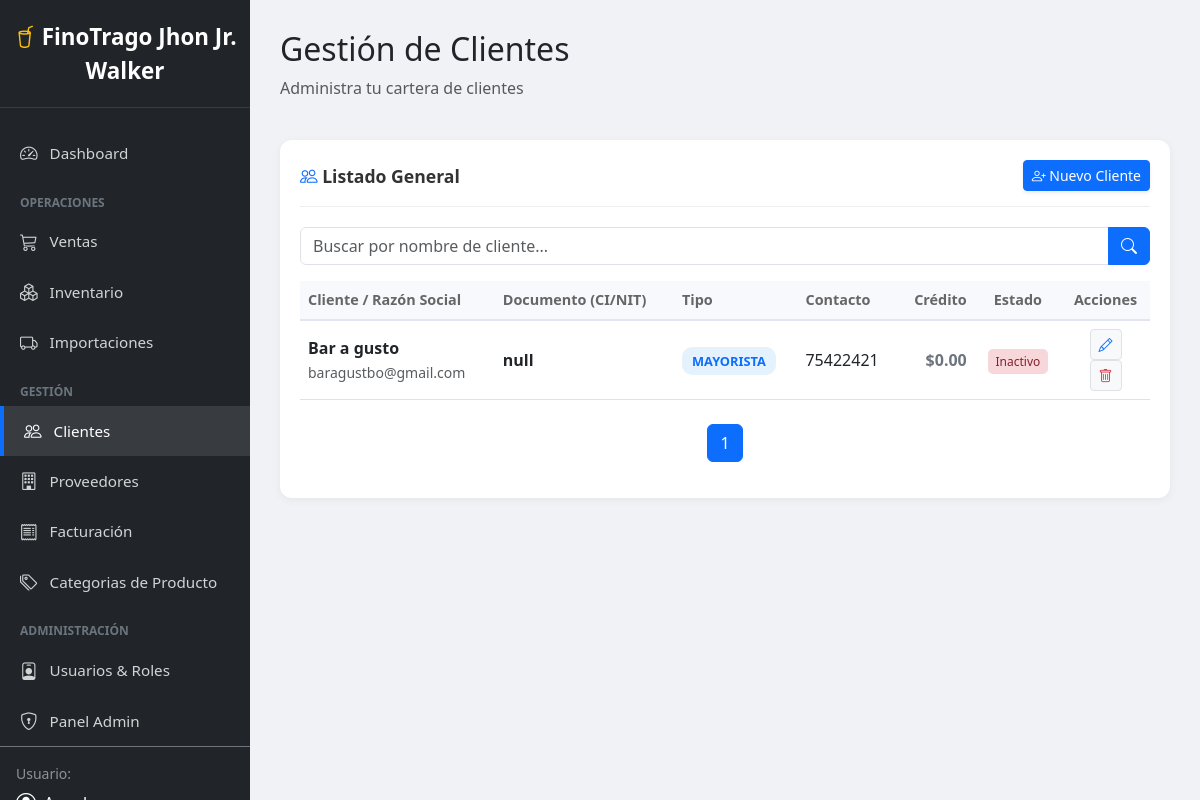
The app's page /clientes/ (signed in) with its own data.
### dashboard/models.py (models this page shows, shortened)
class Cliente(models.Model):
    nombre = models.CharField(max_length=50)
    apellido1 = models.CharField(max_length=50)
    apellido2 = models.CharField(max_length=50, blank=True, null=True)
    ci = models.CharField(max_length=20, unique=True, verbose_name="CI")
    nit = models.CharField(max_length=20, blank=True, null=True, verbose_name="NIT")
    direccion = models.CharField(max_length=200, blank=True, null=True)
    telefono = models.CharField(max_length=30)
    email = models.EmailField(blank=True, null=True)
    tipo_cliente = models.CharField(max_length=20, choices=[('MINORISTA', 'Minorista'), ('MAYORISTA', 'Mayorista')], default='MINORISTA')
    limite_credito = models.DecimalField(max_digits=10, decimal_places=2, default=0)
    class Meta:
        verbose_name_plural = "Clientes"

### dashboard/decorators.py (the view)
        def wrapper(request, *args, **kwargs):
            perfil = getattr(request.user, 'perfil', None)
            if not perfil or not perfil.tiene_permiso(nombre_permiso):
                messages.error(request, "No tienes permisos para realizar esta acción.")
                return redirect('dashboard:principal')
            return view_func(request, *args, **kwargs)

### dashboard/models.py (called while the page is built)
    def tiene_permiso(self, permiso):
        if not self.rol:
            return False
        return self.rol.permisos.filter(nombre=permiso).exists()

### dashboard/templatetags/permisos.py (called while the page is built)
@register.filter
def tiene_permiso(usuario, permiso):
    if not usuario or not hasattr(usuario, 'perfil'):
        return False
    return usuario.perfil.tiene_permiso(permiso)

### dashboard/views.py (called while the page is built, shortened)
@login_required
@permiso_requerido('modulo_clientes')
def lista_clientes(request):
    search = request.GET.get ('search', '')
    datos = Cliente.objects.all().order_by("nombre")
    paginacion = Paginator(datos, 10)
    numero_pagina = request.GET.get('page')
    datos = paginacion.get_page(numero_pagina)
    context = {
        "datos": datos,
        "search": search,
    }
    return render(request, 'dashboard/lista_clientes.html', context)

### dashboard/templates/dashboard/lista_clientes.html (shortened to what this page needs)
{% extends "dashboard/base.html" %}
{% block content %}
<div class="main-content">
    <div class="d-flex justify-content-between align-items-center mb-4">
        <div>
            <h2>Gestión de Clientes</h2>
            <p class="text-muted">Administra tu cartera de clientes</p>
        </div>
    </div>
    <div class="chart-card">
        <div class="chart-title">
            <span><i class="bi bi-people text-primary"></i> Listado General</span>
            <a href="{% url 'dashboard:crear_cliente' %}" class="btn btn-primary btn-sm shadow-sm">
                <i class="bi bi-person-plus"></i> Nuevo Cliente
            </a>
        </div>
        <div class="table-responsive">
            <form method="get" class="mb-3">
                <div class="input-group">
                    <input
                        type="text"
                        name="search"
                        class="form-control"
                        placeholder="Buscar por nombre de cliente..."
                        value="{{ search }}"
                    >
                    <button class="btn btn-primary" type="submit">
                        <i class="bi bi-search"></i>
                    </button>
                </div>
            </form>
            <table class="table table-custom table-hover">
                <thead>
                    <tr>
                        <th>Cliente / Razón Social</th>
                        <th>Documento (CI/NIT)</th>
                        <th>Tipo</th>
                        <th>Contacto</th>
                        <th class="text-end">Crédito</th>
                        <th class="text-center">Estado</th>
                        <th class="text-center">Acciones</th>
                    </tr>
                </thead>
                <tbody>
                    {% for c in datos %}
                    <tr>
                        <td>
                            <div class="fw-bold text-dark">{{ c.nombre }}</div>
                            <small class="text-muted">{{ c.email|default:"Sin email" }}</small>
                        </td>
                        <td>
                            <span class="fw-bold">{{ c.ci|default:c.nit }}</span>
                        </td>
                        <td>
                            <span class="badge-tipo">{{ c.tipo_cliente }}</span>
                        </td>
                        <td>{{ c.telefono }}</td>
                        <td class="text-end fw-bold text-secondary">${{ c.limite_credito|floatformat:2 }}</td>
                        <td class="text-center">
                            {% if c.activo %}
                                <span class="badge-activo">Activo</span>
                            {% else %}
                                <span class="badge-inactivo">Inactivo</span>
                            {% endif %}
                        </td>
                        <td class="text-center">
                            <a href="{% url 'dashboard:editar_cliente' c.id %}" class="btn btn-sm btn-light text-primary border" title="Editar">
                                <i class="bi bi-pencil"></i>
                            </a>
                            <form action="{% url 'dashboard:eliminar_cliente' c.id %}" method="POST"
                                onsubmit="return confirm('¿Seguro que deseas eliminar este registro?');">
                                <button class="btn btn-sm btn-light text-danger border"
                                    title="Eliminar">
                                     <i class="bi bi-trash"></i>
                                </button>
                            </form>
                        </td>
                    </tr>
                    {% endfor %}
                </tbody>
            </table>
            <nav class="mt-4">
                <ul class="pagination justify-content-center">
                    {% for num in datos.paginator.page_range %}
                        {% if datos.number == num %}
                            <li class="page-item active">
                                <span class="page-link">{{ num }}</span>
                            </li>
                        {% endif %}
                    {% endfor %}
                </ul>
            </nav>
        </div>
    </div>
</div>
{% endblock %}

### dashboard/static/styles/dashboard.css (style rules this page uses)
.main-content { margin-left: 250px; padding: 30px; background-color: #f0f2f5; min-height: 100vh; }
.chart-card { background: white; border-radius: 12px; padding: 20px; box-shadow: 0 2px 10px rgba(0,0,0,0.05); margin-bottom: 30px; }
.chart-title { font-size: 1.1rem; font-weight: bold; color: #333; margin-bottom: 20px; padding-bottom: 15px; border-bottom: 1px solid #eee; display: flex; justify-content: space-between; align-items: center; }
.table-custom thead th { background-color: #f8f9fc; border-bottom: 2px solid #e3e6f0; color: #666; font-weight: 600; font-size: 0.9rem; }
.table-custom td { vertical-align: middle; }
.badge-tipo { background-color: #e3f2fd; color: #0d6efd; padding: 5px 10px; border-radius: 10px; font-weight: 600; font-size: 0.8rem; }
.badge-inactivo { background-color: #f8d7da; color: #842029; padding: 4px 8px; border-radius: 5px; font-size: 0.75rem; }

### dashboard/templates/dashboard/base.html (style rules this page uses)
body { min-height: 100vh; overflow-x: hidden; background-color: #f8f9fa; }

### dashboard/templates/dashboard/lista_clientes.html (style rules this page uses)
.main-content { margin-left: 250px; padding: 30px; background-color: #f0f2f5; min-height: 100vh; }
.chart-card { background: white; border-radius: 12px; padding: 20px; box-shadow: 0 2px 10px rgba(0,0,0,0.05); margin-bottom: 30px; }
.chart-title { font-size: 1.1rem; font-weight: bold; color: #333; margin-bottom: 20px; padding-bottom: 15px; border-bottom: 1px solid #eee; display: flex; justify-content: space-between; align-items: center; }
.table-custom thead th { background-color: #f8f9fc; border-bottom: 2px solid #e3e6f0; color: #666; font-weight: 600; font-size: 0.9rem; }
.table-custom td { vertical-align: middle; }
.badge-tipo { background-color: #e3f2fd; color: #0d6efd; padding: 5px 10px; border-radius: 10px; font-weight: 600; font-size: 0.8rem; }
.badge-inactivo { background-color: #f8d7da; color: #842029; padding: 4px 8px; border-radius: 5px; font-size: 0.75rem; }

### records on screen
Cliente: nombre "Bar a gusto", email "baragustbo@gmail.com", ci "null", tipo_cliente "MAYORISTA", telefono "75422421", limite_credito "0.00"

### other values on screen
{{ num }} "1"
